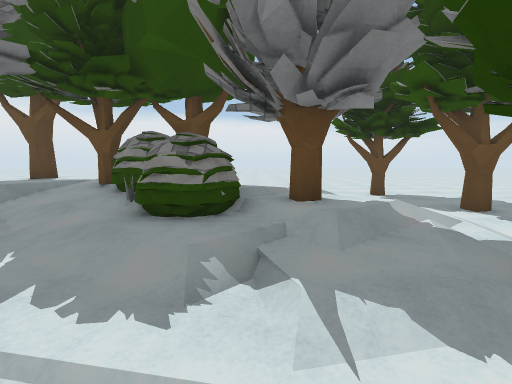
[1] (above)

24 first-person views from a walk through a 3-D level made in the Unity game engine. The camera is 1.3 m above the floor, tilts 6° down and sees 85° across. The floor is counted in squares, 1 m on a side. Each view is taken from the middle of a square. On the plan, view 1 faces up. The plan holds only what a view shows up to about 13 squares ahead; the rest is blank. The place goes on beyond the plan. The player character is not drawn. Surface patterns are stand-ins for the level's own textures.

[2]
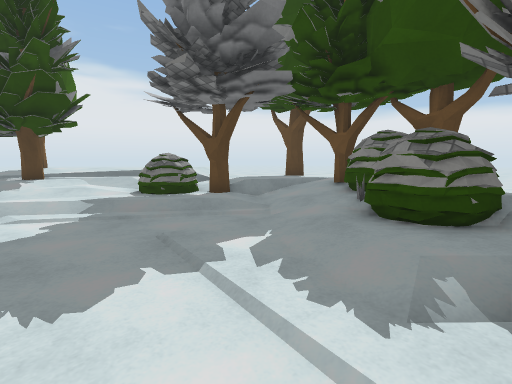

[3]
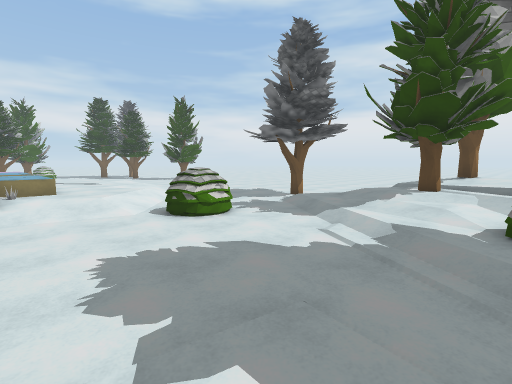

[4]
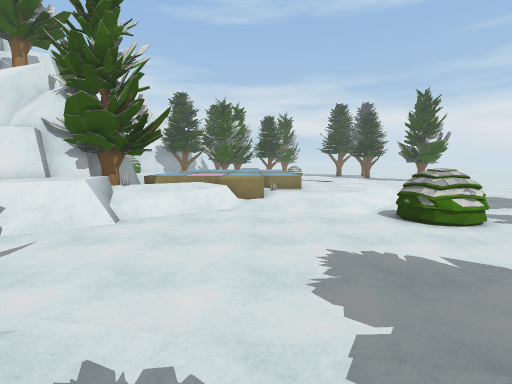

[5]
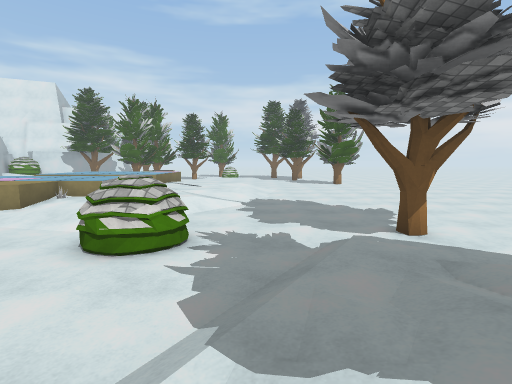

[6]
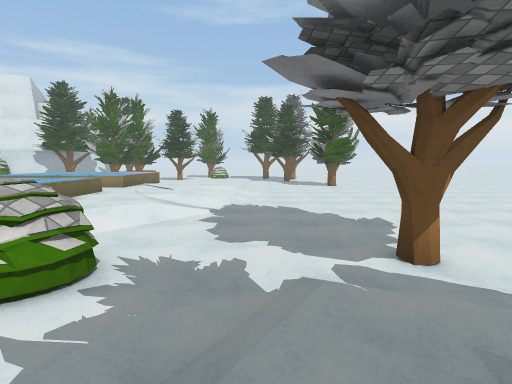

[7]
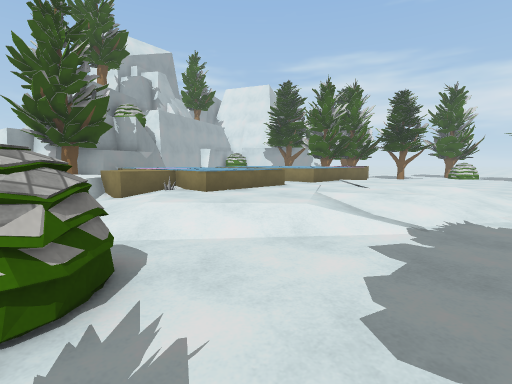

[8]
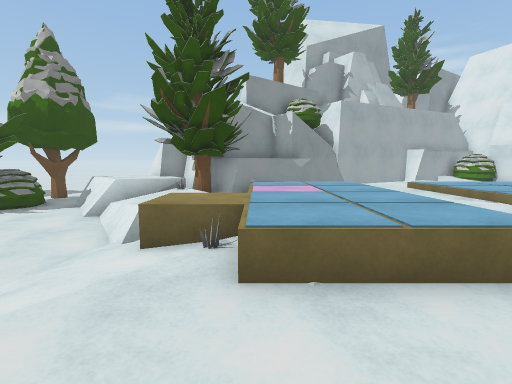

[9]
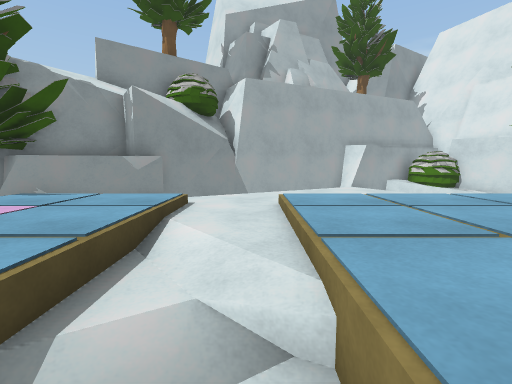

[10]
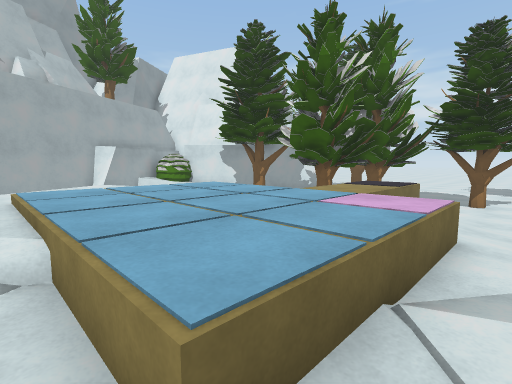

[11]
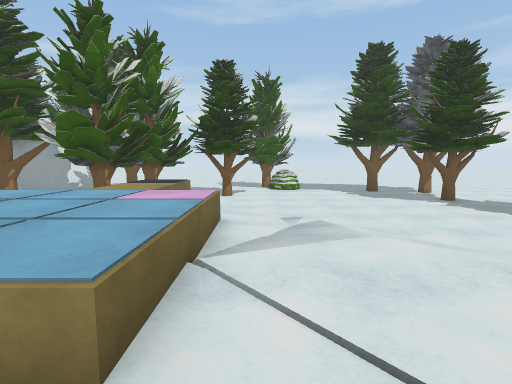

[12]
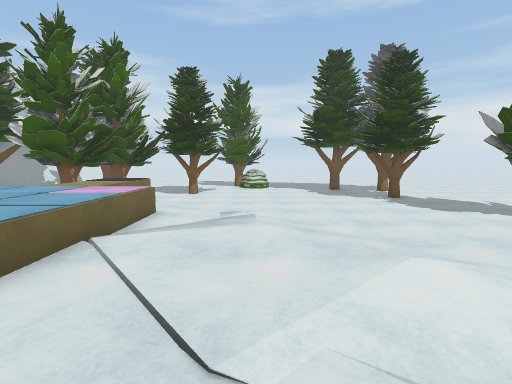

[13]
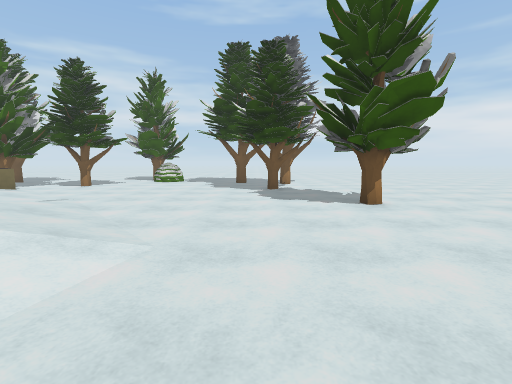

[14]
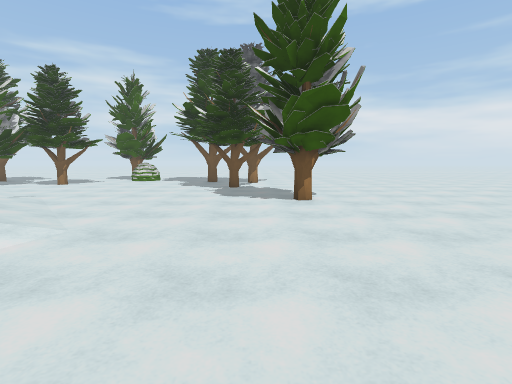

[15]
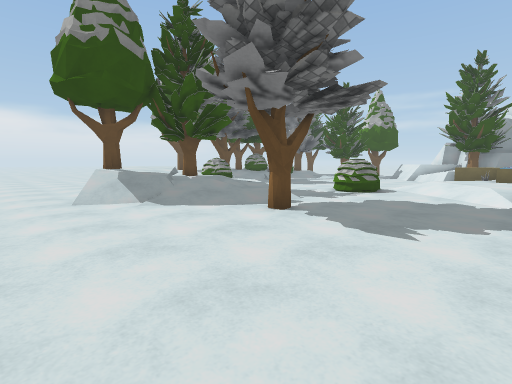

[16]
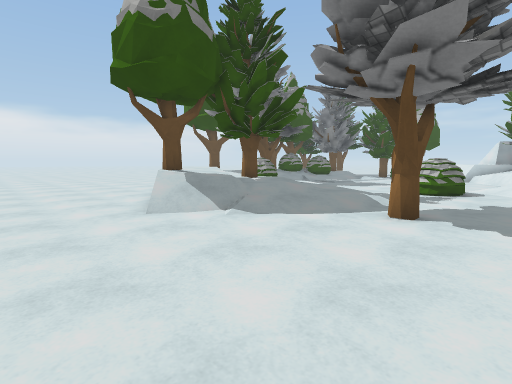

[17]
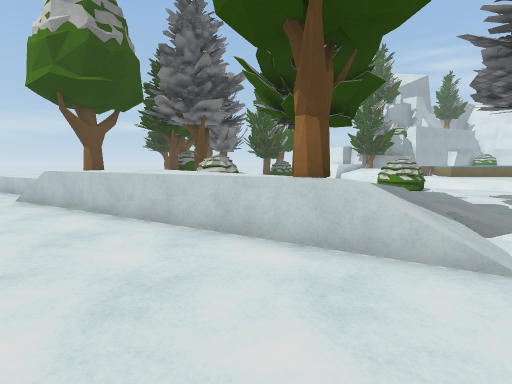

[18]
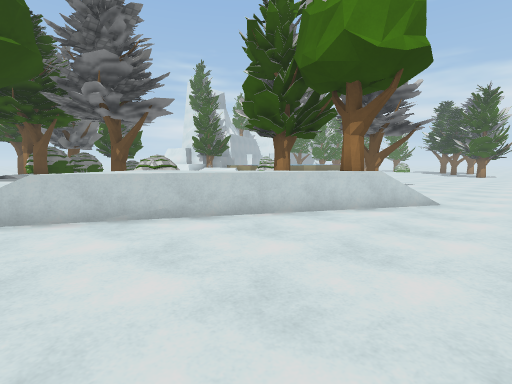

[19]
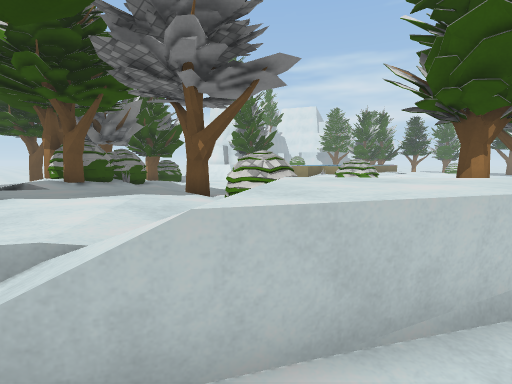

[20]
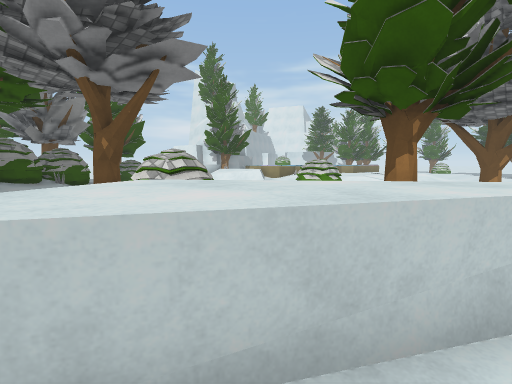

[21]
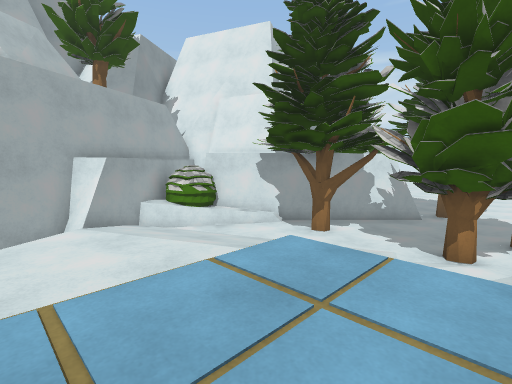

[22]
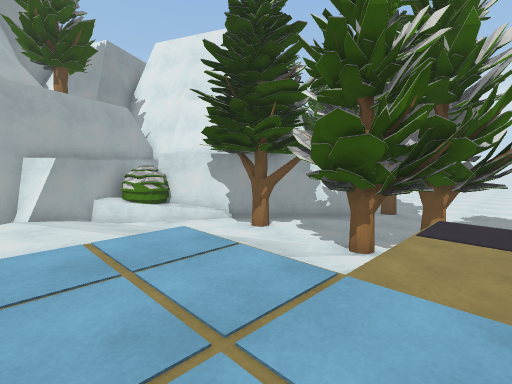

[23]
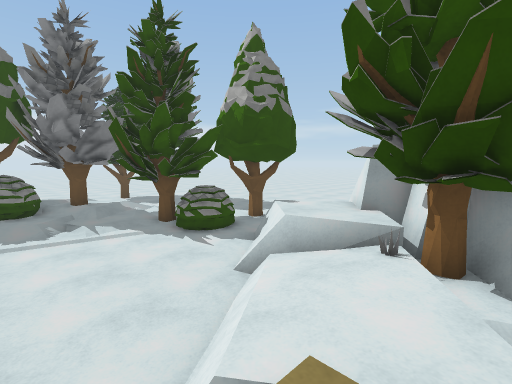

[24]
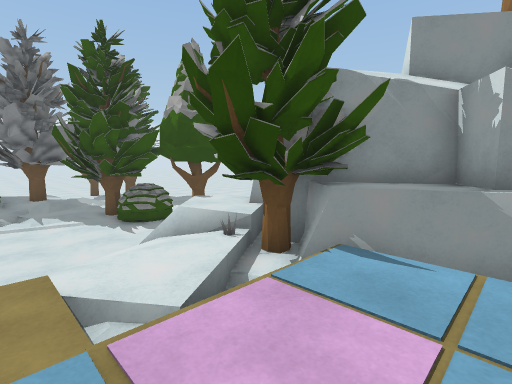

### Floor plan
Key: @ floor where view 1 was taken; # wall or solid block; x gap in a wall; . main floor; : floor 0.25 m higher than the main floor; + floor 0.5 m higher than the main floor; * floor 0.75 m higher than the main floor; % floor 1 m higher than the main floor; / step, stairs or slope; = window, fence, low wall or low ledge; ^ raised ledge; O other object.
Columns run from 21 left of view 1 to 11 right of it. Each row starts with its distance up from view 1.
 10  . ......//****//         .O..
  9  .......=//****//*        ....
  8  .......%//+**//OOO#      ....
  7  ......=%%//+*#///OO */   .#.
  6  ......%%%=+/##://OOO## //..
  5  .....=%%/ OOO#/./:OO###/..
  4 .....#%%%//OOO:/.//:::///.
  3 .....=%%//++::/....////:#
  2 ....##%###++:/......../##O
  1 ....//*###///...........OO x#
  0 ...////++/+:/........@..OOO..
 -1 .....///////...............
 -2 ......///:/..............=#
 -3 .......//:/..OO.........=^^
 -4 ........./...OOO.......==^^#
 -5 .......#.....OO.......++^^##
 -6  ............../////==**####
 -7 ..............//++:==**/###
 -8  ............//+++O%%///###
 -9  ...........//+++==%%//==###
-10 ............//+++%%%%%%%/=##
-11 ............/::++%%%%%%%//##
-12 ... .......//++++%%%%%%%// ##
-13 ..  ......../++++++///****/ ##
-14    ......../:+++++++//*****  #
-15   ........./+++++%%%%%%%/**/ ##
-16  .........///++++%%%%%%%/***//#
-17 ...........//++++%%%%%%%/***/ ##
-18 ............//++:%%%%%%%/***//##
-19 .............///:%%%%%%%///////#
-20 ....  ......../.:%%%%%%////////##
-21 ... ##..........:: %%   / ////OO#
-22 ....  ...........: %%::////...O^#
-23 ................./:%%:: /....=#
-24 ................../%%###/....##
-25 ...................  #  ..####
-26      .OOO.........O ##  ...##

Where each view was taken, in squares from view 1:
view 1: 0 up, 0 right, facing up
view 2: 0 up, 0 right, facing up-left
view 3: 4 up, 2 left, facing down-left
view 4: 4 up, 2 left, facing down
view 5: 2 up, 10 left, facing down
view 6: 0 up, 11 left, facing down
view 7: 4 down, 11 left, facing down-right
view 8: 9 down, 7 left, facing right
view 9: 14 down, 3 left, facing right
view 10: 14 down, 5 left, facing down-right
view 11: 13 down, 5 left, facing down
view 12: 12 down, 7 left, facing down
view 13: 12 down, 13 left, facing down
view 14: 11 down, 15 left, facing down
view 15: 10 down, 20 left, facing up-right
view 16: 7 down, 21 left, facing up-right
view 17: 3 up, 21 left, facing right
view 18: 10 up, 20 left, facing down-right
view 19: 10 up, 14 left, facing down-right
view 20: 8 up, 15 left, facing down-right
view 21: 16 down, 0 right, facing down-right
view 22: 17 down, 2 left, facing down-right
view 23: 8 down, 2 left, facing up-right
view 24: 11 down, 1 left, facing up-right
